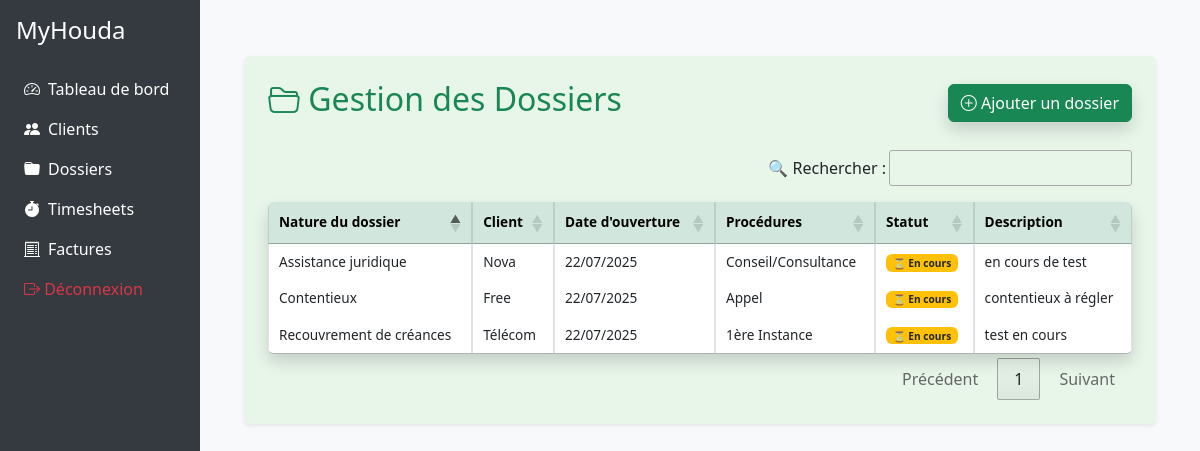
Screenshot of /dossiers with the database file from the repository.
### app/models.py (models this page shows)
class Dossier(db.Model):
    id = db.Column(db.Integer, primary_key=True)
    nom = db.Column(db.String(100), nullable=False)
    description = db.Column(db.Text, nullable=True)
    date_ouverture = db.Column(db.Date, nullable=False)
    procedure = db.Column(db.String(50), nullable=False)
    statut = db.Column(db.String(50), nullable=False)
    supprimé = db.Column(db.Boolean, default=False)
    client_id = db.Column(db.Integer, db.ForeignKey('client.id'), nullable=False)
    timesheets = db.relationship("Timesheet", back_populates="dossier")
    factures = db.relationship('Facture', backref='dossier', lazy=True)

class Client(db.Model):
    id = db.Column(db.Integer, primary_key=True)
    societe = db.Column(db.String(100))
    email = db.Column(db.String(120))
    telephone = db.Column(db.String(20))
    adresse = db.Column(db.String(255))
    dossiers = db.relationship('Dossier', backref='client', lazy=True)
    supprimé = db.Column(db.Boolean, default=False)

### app/routes.py (the view, shortened to what this page needs)
@app.route('/dossiers', methods=['GET', 'POST'])
def dossiers():
    form = DossierForm()
    delete_form = DeleteForm()
    form.client_id.choices = [(client.id, f"{client.societe}") for client in Client.query.filter_by(supprimé=False).all()]
    dossiers_list = Dossier.query.filter_by(supprimé=False).join(Client).all()
    return render_template('dossiers.html', form=form, delete_form=delete_form, dossiers=dossiers_list)

### app/forms.py
class DossierForm(FlaskForm):
    nom = StringField("Nature du dossier", validators=[DataRequired()])
    description = TextAreaField('Description')
    date_ouverture = DateField("Date d'ouverture", validators=[DataRequired()])
    procedure = SelectField("Procédures", choices=[('1ère Instance', '1ère Instance'), ('Appel', 'Appel'), ('Cassation', 'Cassation'), ('Conseil/Consultance','Conseil/Consultance')], validators=[DataRequired()])
    statut = SelectField("Statut", choices=[('En cours', 'En cours'), ('Clôturé', 'Clôturé')], validators=[DataRequired()])
    client_id = SelectField("Client", coerce=int, validators=[DataRequired()])
    submit = SubmitField("Enregistrer")

class DeleteForm(FlaskForm):
    submit = SubmitField("Supprimer")

### app/templates/dossiers.html (shortened to what this page needs)
{% extends "base.html" %}
{% block content %}
<div class="container mt-4">
    <div class="container py-4 px-4 rounded shadow-sm" style="background-color: #e8f5e9;">
        <div class="d-flex justify-content-between align-items-center mb-4">
            <h2 class="text-success"><i class="bi bi-folder2-open"></i> Gestion des Dossiers</h2>
            <button class="btn btn-success shadow" data-bs-toggle="modal" data-bs-target="#ajoutDossierModal">
                <i class="bi bi-plus-circle"></i> Ajouter un dossier
            </button>
        </div>
        <table id="dossiersTable" class="table table-bordered table-hover rounded shadow w-100 overflow-hidden" style="background-color: #ffffff;">
            <thead class="table-success text-dark">
                <tr>
                    <th>Nature du dossier</th>
                    <th>Client</th>
                    <th>Date d'ouverture</th>
                    <th>Procédures</th>
                    <th>Statut</th>
                    <th>Description</th>
                </tr>
            </thead>
            <tbody>
                {% for dossier in dossiers %}
                <tr class="dossier-row"
                    data-id="{{ dossier.id }}"
                    data-nom="{{ dossier.nom }}"
                    data-client="{{ dossier.client.societe }}"
                    data-date="{{ dossier.date_ouverture.strftime('%d/%m/%Y') }}"
                    data-procedure="{{ dossier.procedure }}"
                    data-statut="{{ dossier.statut }}"
                    data-description="{{ dossier.description }}">
                    <td>{{ dossier.nom }}</td>
                    <td>{{ dossier.client.societe }}</td>
                    <td>{{ dossier.date_ouverture.strftime('%d/%m/%Y') }}</td>
                    <td>{{ dossier.procedure }}</td>
                    <td>
                        {% if dossier.statut == 'En cours' %}<span class="badge bg-warning text-dark">⏳ En cours</span>
                        {% elif dossier.statut == 'Terminé' %}<span class="badge bg-success">✔️ Terminé</span>
                        {% else %}<span class="badge bg-secondary">{{ dossier.statut }}</span>
                        {% endif %}
                    </td>
                    <td style="max-width: 200px; white-space: nowrap; overflow: hidden; text-overflow: ellipsis;">
                        {{ dossier.description }}
                    </td>
                </tr>
                {% endfor %}
            </tbody>
        </table>
    </div>
</div>
{% endblock %}

### app/templates/base.html (shortened to what this page needs)
<!DOCTYPE html>
<html lang="fr">
<head>
    <link href="https://cdn.jsdelivr.net/npm/bootstrap@5.3.0/dist/css/bootstrap.min.css" rel="stylesheet">
    <link rel="stylesheet" href="https://cdn.jsdelivr.net/npm/bootstrap-icons@1.11.3/font/bootstrap-icons.min.css">
    <link rel="stylesheet" href="https://cdn.datatables.net/1.13.6/css/jquery.dataTables.min.css">
    <link rel="stylesheet" href="https://cdn.datatables.net/buttons/2.4.2/css/buttons.dataTables.min.css">
</head>
<body>
    <div class="container-fluid">
        <div class="row">
            <nav class="col-md-2 sidebar">
                <h4 class="text-white mb-4">MyHouda</h4>
                <ul class="nav flex-column">
                    <li class="nav-item">
                        <a class="nav-link" href="/"><i class="bi bi-speedometer2 me-2"></i>Tableau de bord</a>
                    </li>
                    <li class="nav-item">
                        <a class="nav-link" href="/clients"><i class="bi bi-people-fill me-2"></i>Clients</a>
                    </li>
                    <li class="nav-item">
                        <a class="nav-link" href="/dossiers"><i class="bi bi-folder-fill me-2"></i>Dossiers</a>
                    </li>
                    <li class="nav-item">
                        <a class="nav-link" href="/timesheets"><i class="bi bi-stopwatch-fill me-2"></i>Timesheets</a>
                    </li>
                    <li class="nav-item">
                        <a class="nav-link" href="/factures"><i class="bi bi-receipt-cutoff me-2"></i>Factures</a>
                    </li>
                    <li class="nav-item">
                        <a class="nav-link text-danger" href="{{ url_for('logout') }}">
                            <i class="bi bi-box-arrow-right"></i> Déconnexion
                        </a>
                    </li>
                </ul>
            </nav>
            <main class="col-md-10 offset-md-2 main">
                {% block content %}{% endblock %}
            </main>
        </div>
    </div>
</body>
</html>

### app/templates/base.html (style rules this page uses)
body { background-color: #f8f9fa; }
.sidebar { height: 100vh; background-color: #343a40; padding: 1rem; position: fixed; width: 16.666667%; top: 0; left: 0; z-index: 1000; }
.sidebar a { color: white; display: block; padding: 0.5rem; text-decoration: none; transition: background-color 0.2s; }
.main { margin-left: 16.666667%; padding: 2rem; }
#dossiersTable, #dossiersTable th, #dossiersTable td { font-size: 0.85rem !important; }

### rows the page displays
Dossier: nom "Recouvrement de créances", client.societe "Télécom", date_ouverture "22/07/2025", procedure "1ère Instance", statut "⏳ En cours", description "test en cours"
Dossier: nom "Assistance juridique", client.societe "Nova", date_ouverture "22/07/2025", procedure "Conseil/Consultance", statut "⏳ En cours", description "en cours de test"
Dossier: nom "Contentieux", client.societe "Free", date_ouverture "22/07/2025", procedure "Appel", statut "⏳ En cours", description "contentieux à régler"
